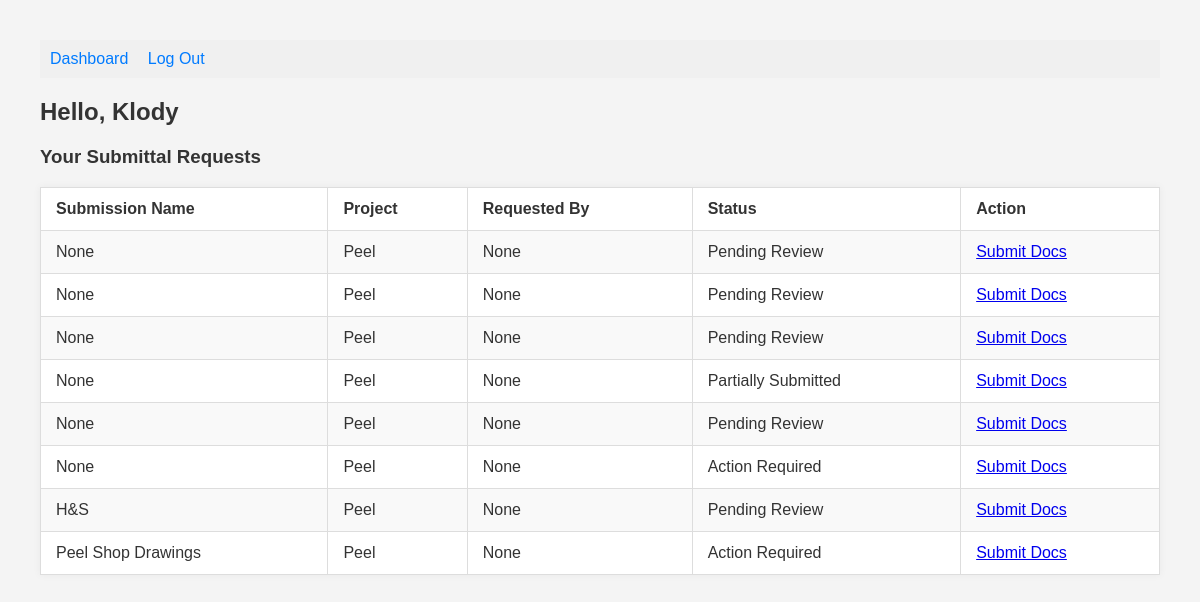
Before: /submitter_dashboard (signed in) with the older database file.
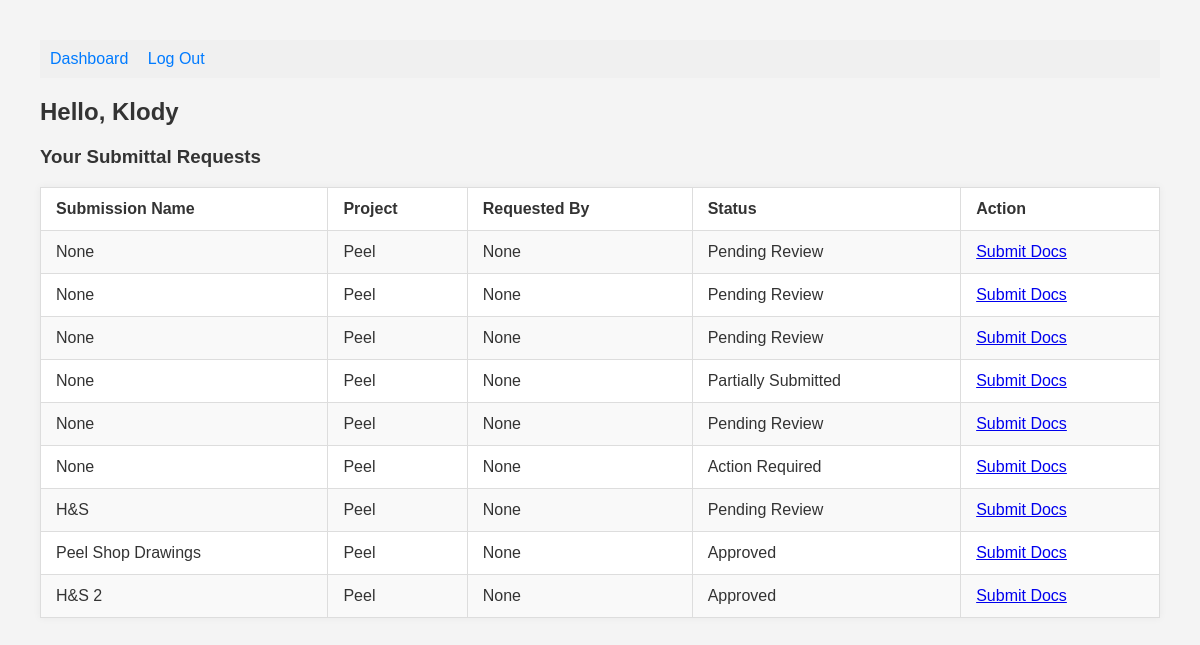
After: the same page with the newer database file.
### tables this page shows
CREATE TABLE submitting_users (
    id INTEGER PRIMARY KEY AUTOINCREMENT,
    login TEXT UNIQUE NOT NULL,
    password TEXT NOT NULL,
    email TEXT NOT NULL,
    token TEXT UNIQUE NOT NULL,
    invited_by INTEGER NOT NULL, name TEXT,
    FOREIGN KEY (invited_by) REFERENCES admin_users(id)
);

CREATE TABLE "requests" (
    id INTEGER PRIMARY KEY AUTOINCREMENT,
    project_id INTEGER NOT NULL,
    submitter_id INTEGER NOT NULL,
    requirement_set_id INTEGER NOT NULL,
    admin_id INTEGER NOT NULL,
    token TEXT UNIQUE,
    status TEXT DEFAULT 'pending review',
    date_requested TEXT DEFAULT CURRENT_TIMESTAMP
, name TEXT, description TEXT);

CREATE TABLE project (
    id INTEGER PRIMARY KEY AUTOINCREMENT,
    project_number INTEGER NOT NULL,
    project_name TEXT NOT NULL,
    project_admin_id INTEGER NOT NULL,
    FOREIGN KEY (project_admin_id) REFERENCES admin_users(id)
);

### app.py (the view)
@app.route("/submitter_dashboard", methods=['GET', 'POST'])
def submitter_dashboard():
    if not session.get("submitter"):
        return redirect("/login")
    db = get_db()
    submitter_id = session.get("id")
    if not submitter_id and not session.get("submitter"):
        return redirect("/submitter_login")
    submitter = db.execute("SELECT * FROM submitting_users WHERE id = ?", (submitter_id,)).fetchone()
    sub_requests = db.execute("""
    SELECT
        requests.project_id,
        requests.admin_id,
        requests.token,
        requests.status,
        requests.name as request_name,
        admin_users.name AS gc_name,
        project.project_name
    FROM requests
    JOIN admin_users ON requests.admin_id = admin_users.id
    JOIN project ON requests.project_id = project.id
    WHERE requests.submitter_id = ?
""", (submitter_id,)).fetchall()
    return render_template("submitter_dashboard.html", submitter=submitter, sub_requests=sub_requests)

### app.py (called while the page is built)
def get_db():
    conn = sqlite3.connect("database.db")
    conn.row_factory = sqlite3.Row
    return conn

### templates/submitter_dashboard.html (shortened to what this page needs)
<!DOCTYPE html>
<html lang="en">
<head>
    <link rel="stylesheet" href="{{ url_for('static', filename='style.css') }}">
</head>
<body>
    <nav style="background-color: #f0f0f0; padding: 10px;">
        <a href="/submitter_dashboard" style="margin-right: 15px;">Dashboard</a>
        <a href="/logout">Log Out</a>
    </nav>
    <h2>Hello, {{ submitter['login'] }}</h2>
    <h3>Your Submittal Requests</h3>
    <table border="1" cellpadding="8" cellspacing="0">
        <tr>
            <th>Submission Name</th>
            <th>Project</th>
            <th>Requested By</th>
            <th>Status</th>
            <th>Action</th>
        </tr>
        {% for req in sub_requests %}
        <tr>
            <td>{{ req.request_name }}</td>
            <td>{{ req.project_name }}</td>
            <td>{{ req.gc_name }}</td>
            <td>{{ req.status.replace("_", " ").title() }}</td>
            <td><a href="/submission/{{ req.token }}">Submit Docs</a></td>
        </tr>
        {% else %}
        <tr>
            <td colspan="4">You have no active submittal requests.</td>
        </tr>
        {% endfor %}
    </table>
</body>
</html>

### static/style.css (style rules this page uses)
body { font-family: Arial, sans-serif; margin: 40px; background-color: #f4f4f4; color: #333; }
nav { background-color: #f0f0f0; padding: 10px; margin-bottom: 20px; }
nav a { margin-right: 15px; text-decoration: none; color: #007bff; }
h1, h2, h3 { color: #333; }
table { width: 100%; border-collapse: collapse; background-color: #fff; box-shadow: 0 0 8px rgba(0, 0, 0, 0.05); }
th, td { padding: 12px 15px; border: 1px solid #ddd; text-align: left; }
tr:nth-child(even) { background-color: #f9f9f9; }

Changed rows visible on the page:
changed requests "Peel Shop Drawings": status.replace "Action Required" → "Approved"
added requests: request_name "H&S 2", project_name "Peel", gc_name "None", status.replace "Approved"
